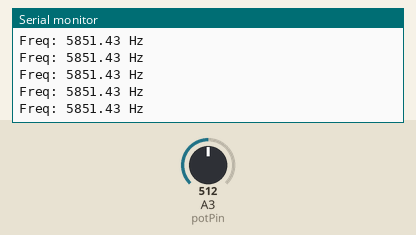
A sketch run on a simulated Arduino Mega 2560, built with avr-gcc and run on an emulated ATmega2560. On the bench: the last lines printed to the serial monitor. Inputs (shaded band) come from the test bench; at power-on: A3 (potPin) = 512.

Above: at 1.2 s.
1.3 s: A3 (potPin) set to 859
At 2.4 s:
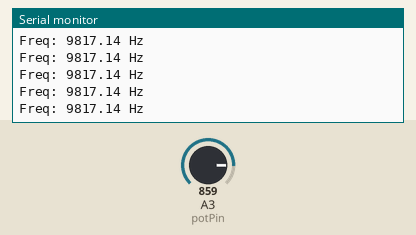
4.3 s: A3 (potPin) set to 890
At 5.0 s:
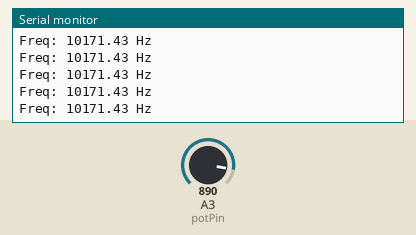
8.8 s: A3 (potPin) set to 77
At 9.6 s:
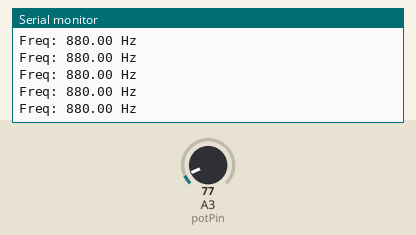
11.8 s: A3 (potPin) set to 94
At 12.9 s:
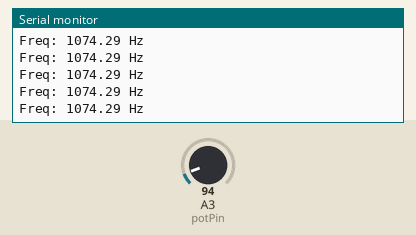
Timing chart, 0 to 14.3 s (numbered marks = the images above; inputs shaded):
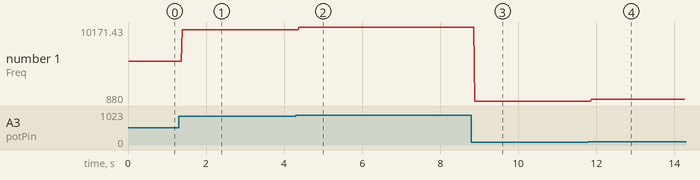

The sketch:

AD9850_Test_Code.ino
```cpp
#include "AD9850.h"
#include <Arduino.h>

//This code uses a potentiometer to control the output frequency.
//you can put any number you want for freq in Hz
// AD9850 supports 1 - 40000000 Hz
DDS frq;
double freq = 1;
#define potPin A3

void setup(){

  Serial.begin(9600);
  DDS();


}

void loop(){


  freq = analogRead(potPin);
  //Serial.println(freq);
  freq = freq / 875;
  freq = freq * 10000;

  frq.setFreq(freq);


}
```

AD9850.cpp
```cpp
//This code was created on 03JUL2015
//The purpose of this code is to set up the AD9850 DDS Signal Generator,
//And to set the output frequency of the AD9850 chip
//This code was created with this reference - http://www.electrodragon.com/w/AD9850_Module_DDS_Signal_Generator_V2

#include "AD9850.h"

#define DEBUG

DDS::DDS(){

  // Set pins for DDS output. These pins can be customized to whatever is needed,
  // but all pins need to be DI/O pins

  W_CLK = 30;
  FU_UD = 31;
  DATA = 32;
  RESET = 33;

  //Sine Wave output is on ZOUT1 and ZOUT2
  //Square Wave output is on QOUT1 and QOUT2
  // OUT1 and OUT2 are inverse waves of eachother

  //OUT1
  //            / /                     / /
  //          /     /                 /      /
  //        /         /              /          /
  //      /             /           /              /
  //    /                /        /                  /
  //  /                   /     /                      /
  ///                       / /                          /
  ////////////////////////////////////////////////////////////////////////

  //OUT2
  ///                         / /
  //  /                     /    /
  //   /                 /        /
  //    /             /            /
  //     /         /                /
  //       /     /                    /
  //         / /                        / /
  ////////////////////////////////////////////////////////////////////////

  //Set pins to output mode
  pinMode(W_CLK, OUTPUT);
  pinMode(FU_UD, OUTPUT);
  pinMode(DATA, OUTPUT);
  pinMode(RESET, OUTPUT);

  //set pins to serial mode
  pulseHigh(RESET);
  pulseHigh(W_CLK);
  pulseHigh(FU_UD);

  #ifdef DEBUG
    Serial.println("DDS Initialized");
  #endif

}

void DDS::setFreq(double frequency){

  //enter frequency as Hz
  if(frequency > 40000000){
      Serial.println("Frequency is set Higher than board can output");
      Serial.println("Setting to Maximum Freq ");
      frequency = 40000000;
  }

  #ifdef DEBUG
    Serial.print("Freq: ");
    Serial.print(frequency);
    Serial.println(" Hz");
  #endif

  int32_t freq = frequency * 4294967295 / 125000000;  // note 125 MHz clock on 9850
  for (int b = 0; b < 4; b++, freq>>=8) {
    writeByte(freq & 0xFF);
  }
  writeByte(0x000);   // Final control byte
  pulseHigh(FU_UD);  // Done!  Should see output

}

void DDS::writeByte(byte data){
  for (int i=0; i<8; i++, data>>=1) {
    digitalWrite(DATA, data & 0x01);
    pulseHigh(W_CLK);   //after each bit sent, CLK is pulsed high
  }
}


void DDS::pulseHigh(int pin){

  digitalWrite(pin, HIGH);
  digitalWrite(pin, LOW);

}
```

AD9850.h
```cpp
#ifndef AD9850_h
#define AD9850_h

#include <Arduino.h>

class DDS {
  public:

    int W_CLK;
    int FU_UD;
    int DATA;
    int RESET;


    DDS();
    void setFreq(double Freq);

  private:

    void writeByte(byte data);
    void pulseHigh(int pin);

};

#endif
```

Measured:
- after the input at 1.3 s, the serial monitor: prints a new line after 0.08 s (image 1)
- after the input at 4.3 s, the serial monitor: prints a new line after 0.08 s (image 2)
- after the input at 8.8 s, the serial monitor: prints a new line after 0.09 s (image 3)
- after the input at 11.8 s, the serial monitor: prints a new line after 0.07 s (image 4)
- plotted number 1: 5851.43 → 9817.14 after the input at 1.3 s, 9817.14 → 10171.43 after the input at 4.3 s, 10171.43 → 880 after the input at 8.8 s, 880 → 1074.29 after the input at 11.8 s
